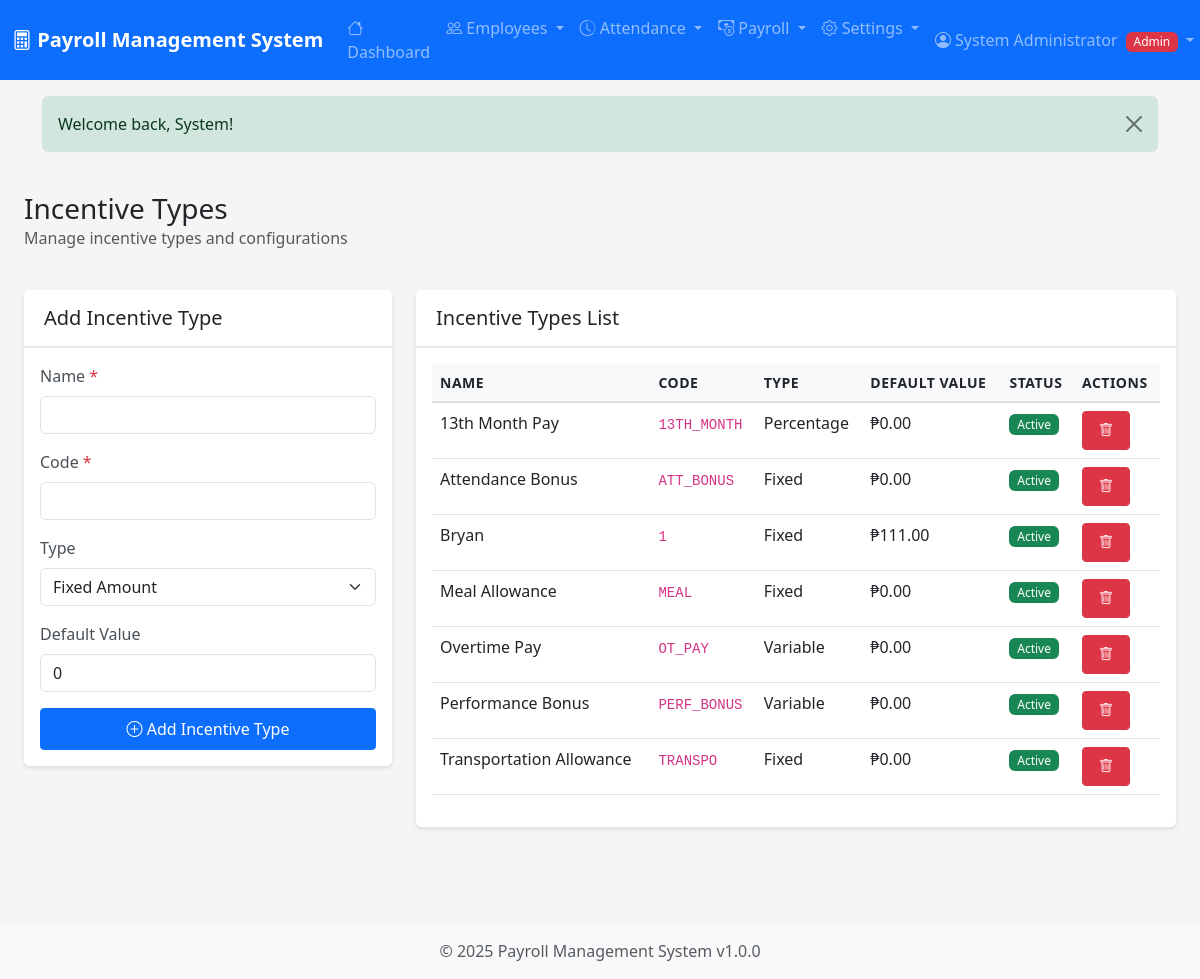
/settings/incentives.php (signed in), run on the app's committed database.
### tables this page shows
CREATE TABLE `incentive_types` (
  `id` int(11) NOT NULL,
  `name` varchar(100) NOT NULL,
  `code` varchar(20) NOT NULL,
  `type` enum('fixed','percentage','variable') NOT NULL,
  `default_value` decimal(12,2) DEFAULT 0.00,
  `is_active` tinyint(1) DEFAULT 1,
  `description` text DEFAULT NULL,
  `created_at` timestamp NOT NULL DEFAULT current_timestamp(),
  `updated_at` timestamp NOT NULL DEFAULT current_timestamp() ON UPDATE current_timestamp()
);

### includes/functions.php (called while the page is built, shortened)
<?php
function formatCurrency($amount) {
    return '₱' . number_format($amount, 2, '.', ',');
}

### settings/incentives.php (the view, shortened to what this page needs)
<?php
require_once __DIR__ . '/../includes/functions.php';
$database = new Database();
$conn = $database->getConnection();
$incentives = $conn->query("SELECT * FROM incentive_types ORDER BY name")->fetchAll();
require_once __DIR__ . '/../includes/header.php';
?>
<div class="container-fluid">
    <div class="row mb-4">
        <div class="col-12">
            <h1 class="h3 mb-0">Incentive Types</h1>
            <p class="text-muted">Manage incentive types and configurations</p>
        </div>
    </div>
    <div class="row">
        <div class="col-md-4">
            <div class="card">
                <div class="card-header">
                    <h5 class="mb-0">Add Incentive Type</h5>
                </div>
                <div class="card-body">
                    <form method="POST" action="">
                        <div class="mb-3">
                            <label class="form-label">Name <span class="text-danger">*</span></label>
                            <input type="text" class="form-control" name="name" required>
                        </div>
                        <div class="mb-3">
                            <label class="form-label">Code <span class="text-danger">*</span></label>
                            <input type="text" class="form-control" name="code" required style="text-transform: uppercase;">
                        </div>
                        <div class="mb-3">
                            <label class="form-label">Type</label>
                            <select class="form-select" name="type">
                                <option value="fixed">Fixed Amount</option>
                            </select>
                        </div>
                        <div class="mb-3">
                            <label class="form-label">Default Value</label>
                            <input type="number" class="form-control currency-input" name="default_value" step="0.01" min="0" value="0">
                        </div>
                        <button type="submit" name="add" class="btn btn-primary w-100">
                            <i class="bi bi-plus-circle"></i> Add Incentive Type
                        </button>
                    </form>
                </div>
            </div>
        </div>
        <div class="col-md-8">
            <div class="card">
                <div class="card-header">
                    <h5 class="mb-0">Incentive Types List</h5>
                </div>
                <div class="card-body">
                    <?php if (count($incentives) > 0): ?>
                    <div class="table-responsive">
                        <table class="table table-hover">
                            <thead>
                                <tr>
                                    <th>Name</th>
                                    <th>Code</th>
                                    <th>Type</th>
                                    <th>Default Value</th>
                                    <th>Status</th>
                                    <th>Actions</th>
                                </tr>
                            </thead>
                            <tbody>
                                <?php foreach ($incentives as $inc): ?>
                                <tr>
                                    <td><?php echo htmlspecialchars($inc['name']); ?></td>
                                    <td><code><?php echo htmlspecialchars($inc['code']); ?></code></td>
                                    <td><?php echo ucfirst($inc['type']); ?></td>
                                    <td><?php echo formatCurrency($inc['default_value']); ?></td>
                                    <td>
                                        <span class="badge bg-<?php echo $inc['is_active'] ? 'success' : 'danger'; ?>">
                                            <?php echo $inc['is_active'] ? 'Active' : 'Inactive'; ?>
                                        </span>
                                    </td>
                                    <td>
                                        <form method="POST" action="" style="display: inline;" onsubmit="return confirm('Are you sure you want to delete this incentive type? This action cannot be undone.');">
                                            <button type="submit" name="delete" class="btn btn-danger btn-sm btn-delete" title="Delete">
                                                <i class="bi bi-trash"></i>
                                            </button>
                                        </form>
                                    </td>
                                </tr>
                                <?php endforeach; ?>
                            </tbody>
                        </table>
                    </div>
                    <?php else: ?>
                    <p class="text-muted text-center">No incentive types found.</p>
                    <?php endif; ?>
                </div>
            </div>
        </div>
    </div>
</div>
<?php require_once __DIR__ . '/../includes/footer.php'; ?>

### assets/css/style.css (style rules this page uses)
:root { --primary-color: #0d6efd; --secondary-color: #6c757d; --success-color: #198754; --danger-color: #dc3545; --warning-color: #ffc107; --info-color: #0dcaf0; --light-color: #f8f9fa; --dark-color: #212529; }
body { font-family: 'Segoe UI', Tahoma, Geneva, Verdana, sans-serif; background-color: #f5f5f5; min-height: 100vh; display: flex; flex-direction: column; }
.card { border: none; box-shadow: 0 2px 4px rgba(0, 0, 0, 0.1); transition: box-shadow 0.3s; margin-bottom: 1.5rem; }
.card-header { background-color: #fff; border-bottom: 2px solid #e9ecef; font-weight: 600; padding: 1rem 1.25rem; }
.table { background-color: #fff; }
.table thead th { background-color: #f8f9fa; border-bottom: 2px solid #dee2e6; font-weight: 600; text-transform: uppercase; font-size: 0.875rem; letter-spacing: 0.5px; }
.badge { padding: 0.35em 0.65em; font-weight: 500; }
.btn { border-radius: 4px; font-weight: 500; padding: 0.5rem 1rem; transition: all 0.3s; }
.form-label { font-weight: 500; margin-bottom: 0.5rem; color: #495057; }

### data on the page
incentive_types: name "13th Month Pay", code "13TH_MONTH", type "Percentage", default_value "₱0.00", is_active "Active"
incentive_types: name "Attendance Bonus", code "ATT_BONUS", type "Fixed", default_value "₱0.00", is_active "Active"
incentive_types: name "Bryan", code "1", type "Fixed", default_value "₱111.00", is_active "Active"
incentive_types: name "Meal Allowance", code "MEAL", type "Fixed", default_value "₱0.00", is_active "Active"
incentive_types: name "Overtime Pay", code "OT_PAY", type "Variable", default_value "₱0.00", is_active "Active"
incentive_types: name "Performance Bonus", code "PERF_BONUS", type "Variable", default_value "₱0.00", is_active "Active"
incentive_types: name "Transportation Allowance", code "TRANSPO", type "Fixed", default_value "₱0.00", is_active "Active"

### other printed values
APP_NAME "Payroll Management System"
$currentUser['full_name'] "System Administrator"
$currentUser['role'] "Admin"
$flashMessage['message'] "Welcome back, System!"
APP_VERSION "1.0.0"
